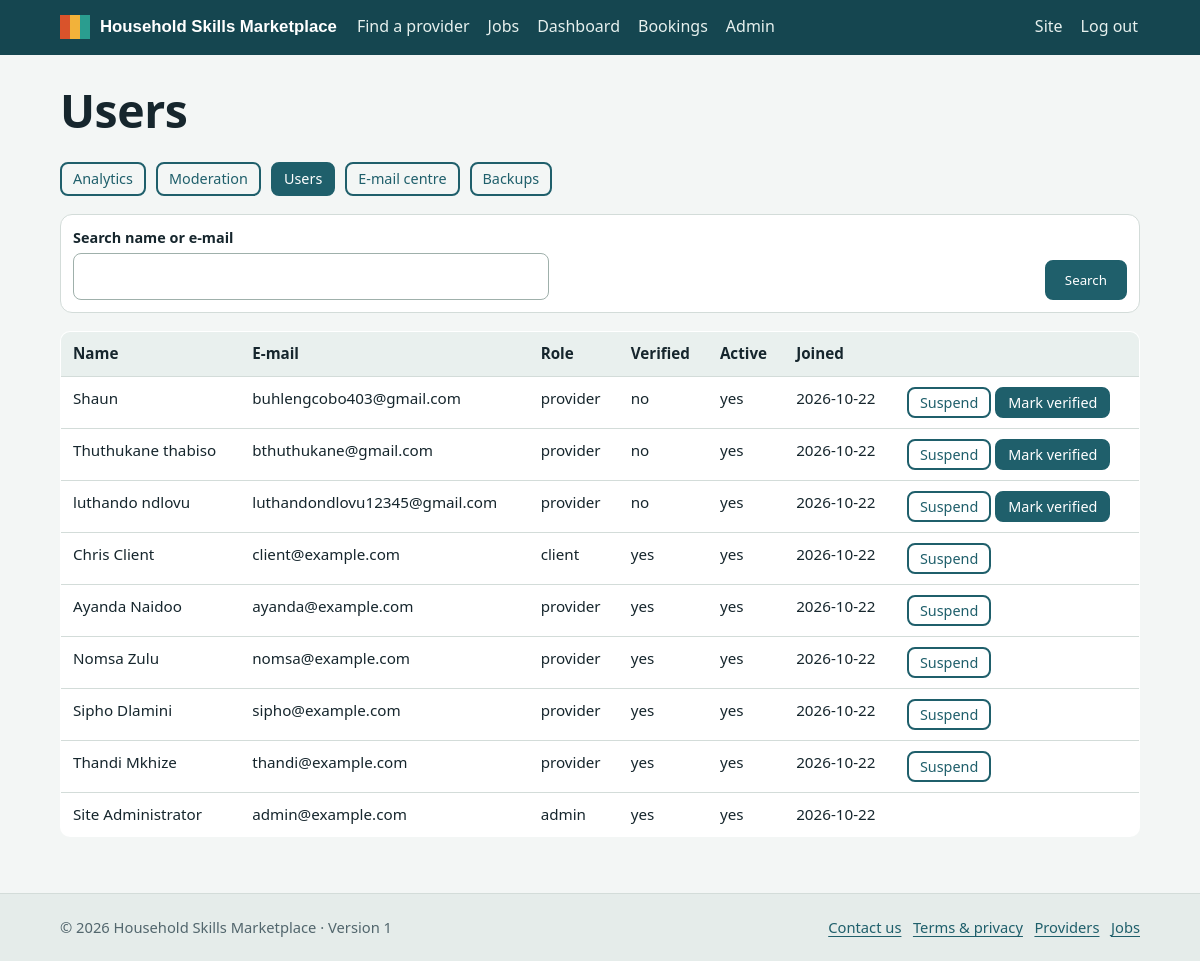
Page /admin/users (signed in) on the committed database.
### tables this page shows
CREATE TABLE users(
  id INTEGER PRIMARY KEY AUTOINCREMENT,
  email TEXT NOT NULL UNIQUE COLLATE NOCASE,
  password_hash TEXT NOT NULL,
  full_name TEXT NOT NULL,
  phone TEXT DEFAULT '',
  role TEXT NOT NULL CHECK(role IN ('client','provider','admin')),
  is_verified INTEGER NOT NULL DEFAULT 0,
  is_active INTEGER NOT NULL DEFAULT 1,
  ua_hash TEXT,
  created_at TEXT NOT NULL DEFAULT CURRENT_TIMESTAMP,
  last_login TEXT
);

### app.py (the view)
    @app.route("/admin/users")
    @admin_only
    def admin_users():
        term = sec.clean(request.args.get("q"), 60)
        sql, args = "SELECT * FROM users", []
        if term:
            sql += " WHERE email LIKE ? ESCAPE '\\' OR full_name LIKE ? ESCAPE '\\'"
            e = term.replace("\\", "\\\\").replace("%", "\\%").replace("_", "\\_"); args = [f"%{e}%"] * 2
        rows, pg = paginate(sql + " ORDER BY id DESC", args, pnum())
        return render_template("admin_users.html", rows=rows, pg=pg, term=term)

### db.py (called while the page is built)
def get_db():
    if "db" not in g:
        g.db = sqlite3.connect(current_app.config["DATABASE"], timeout=15)
        g.db.row_factory = sqlite3.Row
        g.db.execute("PRAGMA foreign_keys=ON")
    return g.db

def q(sql, args=(), one=False):
    rows = get_db().execute(sql, args).fetchall()
    if one:
        return rows[0] if rows else None
    return rows

### security.py (called while the page is built)
def rules_json():
    return json.dumps({"min": MIN_LEN, "common": COMMON, "rules": RULES})

def clean(s, maxlen=255):
    s = "" if s is None else str(s)
    s = re.sub(r"[\x00-\x08\x0b\x0c\x0e-\x1f]", "", s).strip()
    return s[:maxlen]

def csrf_token():
    if "csrf" not in session:
        session["csrf"] = secrets.token_urlsafe(32)
    return session["csrf"]

### templates/admin_users.html
{% extends "base.html" %}{% import '_m.html' as m with context %}{% block title %}Users{% endblock %}
{% block content %}<h1>Users</h1>{% with active='users' %}{% include 'admin_nav.html' %}{% endwith %}
<form class="searchbar mt" method="get"><div><label class="small" for="q">Search name or e-mail</label><input id="q" name="q" value="{{ term }}" maxlength="60"></div><span></span><button class="btn" type="submit">Search</button></form>
<div class="tscroll mt"><table><thead><tr><th>Name</th><th>E-mail</th><th>Role</th><th>Verified</th><th>Active</th><th>Joined</th><th></th></tr></thead><tbody>
{% for u in rows %}<tr><td>{{ u.full_name }}</td><td>{{ u.email }}</td><td>{{ u.role }}</td><td>{{ 'yes' if u.is_verified else 'no' }}</td><td>{{ 'yes' if u.is_active else 'suspended' }}</td><td>{{ u.created_at|day }}</td>
<td>{% if u.id != me.id %}<form class="inline-form" method="post" action="{{ url_for('admin_user_action', uid=u.id, action='toggle') }}" data-confirm="{{ 'Suspend' if u.is_active else 'Re-activate' }} this account?">{{ m.csrf() }}<button class="btn sm ghost" type="submit">{{ 'Suspend' if u.is_active else 'Activate' }}</button></form>
{% if not u.is_verified %}<form class="inline-form" method="post" action="{{ url_for('admin_user_action', uid=u.id, action='verify') }}">{{ m.csrf() }}<button class="btn sm" type="submit">Mark verified</button></form>{% endif %}{% endif %}</td></tr>{% endfor %}</tbody></table></div>
{{ m.pager(pg, 'admin_users', q=term) }}{% endblock %}

### templates/base.html (shortened to what this page needs)
<!doctype html>
<html lang="en">
<head>
<link rel="stylesheet" href="{{ url_for('static', filename='css/style.css') }}">
</head>
<body>
<header class="top"><div class="wrap">
 <a class="brand" href="{{ url_for('index') }}"><span class="chips" aria-hidden="true"><i></i><i></i><i></i></span>Household Skills Marketplace</a>
 <nav class="main" aria-label="Main">
  <a href="{{ url_for('providers') }}">Find a provider</a>
  <a href="{{ url_for('jobs') }}">Jobs</a>
  {% if me %}
   <a href="{{ url_for('dashboard') }}">Dashboard</a>
   <a href="{{ url_for('bookings') }}">Bookings</a>
   {% if me.role == 'admin' %}<a href="{{ url_for('admin_home') }}">Admin</a>{% endif %}
  {% endif %}
 </nav>
 <div class="right">
  {% if me %}<a href="{{ url_for('account') }}">{{ me.full_name.split()[0] }}</a>
   <form method="post" action="{{ url_for('logout') }}"><input type="hidden" name="csrf_token" value="{{ csrf_token() }}"><button class="linkbtn" type="submit">Log out</button></form>
  {% else %}<a href="{{ url_for('login') }}">Log in</a><a class="btn chip sm" href="{{ url_for('register') }}">Sign up</a>{% endif %}
 </div>
</div></header>
<main id="main"><div class="wrap">
 {% block content %}{% endblock %}
</div></main>
<footer><div class="wrap"><span>&copy; {{ today[:4] }} Household Skills Marketplace &middot; Version 1</span>
 <span><a href="{{ url_for('contact') }}">Contact us</a> &nbsp; <a href="{{ url_for('terms') }}">Terms &amp; privacy</a> &nbsp; <a href="{{ url_for('providers') }}">Providers</a> &nbsp; <a href="{{ url_for('jobs') }}">Jobs</a></span></div></footer>
</body></html>

### static/css/style.css (style rules this page uses)
:root { --ink:#16262d;--teal:#1f5f6b;--teal-d:#154650;--chip:#f2b23a;--bg:#f3f6f5;--card:#fff;--line:#d3dcd9;--muted:#52666d;--err:#a8332a;--ok:#25744a;--r:10px; --c0:#d9532b;--c1:#2a9d8f;--c2:#5f8f43;--c3:#e0a526;--c4:#3a7ca5;--c5:#8b5cc6;--c6:#8d6a4a;--c7:#c8405a;--c8:#4f6d7a }
* { box-sizing:border-box }
html { scroll-behavior:smooth }
body { margin:0;font:16px/1.55 "Segoe UI",system-ui,-apple-system,Roboto,Helvetica,Arial,sans-serif;color:var(--ink);background:var(--bg) }
h1,h2,h3 { font-family:"Trebuchet MS","Segoe UI",system-ui,sans-serif;line-height:1.2;letter-spacing:-.01em;margin:0 0 .5em }
h1 { font-size:clamp(1.9rem,4vw,2.9rem) }
a { color:var(--teal);text-underline-offset:3px }
.wrap { max-width:1120px;margin:0 auto;padding:0 20px }
header.top { background:var(--teal-d);color:#fff;position:sticky;top:0;z-index:5 }
header.top .wrap { display:flex;align-items:center;gap:18px;flex-wrap:wrap;padding-top:10px;padding-bottom:10px }
.brand { display:flex;align-items:center;gap:10px;color:#fff;text-decoration:none;font:700 1.05rem "Trebuchet MS",sans-serif }
.chips { display:flex }
.chips i { width:10px;height:24px;display:block }
.chips i:nth-child(1) { background:var(--c0) }
.chips i:nth-child(2) { background:var(--chip) }
.chips i:nth-child(3) { background:var(--c1) }
nav.main { display:flex;gap:4px 14px;flex-wrap:wrap;flex:1 }
nav.main a,.right a,.linkbtn { color:#e6f0ee;text-decoration:none;padding:4px 2px;border-bottom:2px solid transparent;background:none;border-top:0;border-left:0;border-right:0;font:inherit;cursor:pointer }
.right { display:flex;gap:14px;align-items:center }
.right form { margin:0 }
main { padding:28px 0 56px;min-height:60vh }
footer { background:#e5ecea;border-top:1px solid var(--line);padding:22px 0;font-size:.92rem;color:var(--muted) }
footer .wrap { display:flex;gap:18px;flex-wrap:wrap;justify-content:space-between }
.small { font-size:.9rem }
.mt { margin-top:18px }
.btn { display:inline-block;background:var(--teal);color:#fff;border:2px solid var(--teal);border-radius:8px;padding:9px 18px;font:600 1rem inherit;font-family:inherit;text-decoration:none;cursor:pointer }
.btn.ghost { background:transparent;color:var(--teal) }
.btn.sm { padding:4px 11px;font-size:.9rem }
label { display:block;font-weight:600;margin:0 0 4px }
input,select,textarea { width:100%;padding:10px 12px;border:1.5px solid #9fb0ab;border-radius:8px;font:inherit;background:#fff;color:var(--ink) }
.searchbar { display:grid;grid-template-columns:1fr 1fr auto;gap:10px;margin-top:18px;background:#fff;padding:12px;border:1px solid var(--line);border-radius:12px }
table { width:100%;border-collapse:collapse;background:#fff;border:1px solid var(--line);border-radius:var(--r);overflow:hidden }
th,td { text-align:left;padding:10px 12px;border-bottom:1px solid var(--line);vertical-align:top;font-size:.95rem }
th { background:#e9f0ee }
.tscroll { overflow-x:auto }
.searchbar .btn { align-self:end }
.inline-form { display:inline;margin:0 }

### rows in the picture
users: full_name "Site", full_name "Site Administrator", email "admin@example.com", role "admin", is_verified "yes", is_active "yes", created_at|day "2026-10-22"
users: full_name "Shaun", email "buhlengcobo403@gmail.com", role "provider", is_verified "no", is_active "yes", created_at|day "2026-10-22", is_active "Suspend"
users: full_name "Thuthukane thabiso", email "bthuthukane@gmail.com", role "provider", is_verified "no", is_active "yes", created_at|day "2026-10-22", is_active "Suspend"
users: full_name "luthando ndlovu", email "luthandondlovu12345@gmail.com", role "provider", is_verified "no", is_active "yes", created_at|day "2026-10-22", is_active "Suspend"
users: full_name "Chris Client", email "client@example.com", role "client", is_verified "yes", is_active "yes", created_at|day "2026-10-22", is_active "Suspend"
users: full_name "Ayanda Naidoo", email "ayanda@example.com", role "provider", is_verified "yes", is_active "yes", created_at|day "2026-10-22", is_active "Suspend"
users: full_name "Nomsa Zulu", email "nomsa@example.com", role "provider", is_verified "yes", is_active "yes", created_at|day "2026-10-22", is_active "Suspend"
users: full_name "Sipho Dlamini", email "sipho@example.com", role "provider", is_verified "yes", is_active "yes", created_at|day "2026-10-22", is_active "Suspend"
users: full_name "Thandi Mkhize", email "thandi@example.com", role "provider", is_verified "yes", is_active "yes", created_at|day "2026-10-22", is_active "Suspend"
